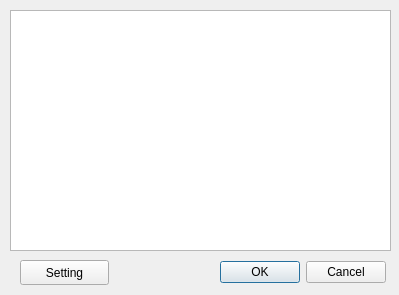
<?xml version="1.0" encoding="UTF-8"?>
<ui version="4.0">
 <class>StartDialog</class>
 <widget class="QWidget" name="StartDialog">
  <property name="geometry">
   <rect>
    <x>0</x>
    <y>0</y>
    <width>399</width>
    <height>295</height>
   </rect>
  </property>
  <property name="windowTitle">
   <string>Form</string>
  </property>
  <widget class="QPushButton" name="settingButton">
   <property name="geometry">
    <rect>
     <x>20</x>
     <y>260</y>
     <width>89</width>
     <height>25</height>
    </rect>
   </property>
   <property name="text">
    <string>Setting</string>
   </property>
  </widget>
  <widget class="QTextBrowser" name="introTextBrowser">
   <property name="geometry">
    <rect>
     <x>10</x>
     <y>10</y>
     <width>381</width>
     <height>241</height>
    </rect>
   </property>
  </widget>
  <widget class="QDialogButtonBox" name="buttonBox">
   <property name="geometry">
    <rect>
     <x>220</x>
     <y>260</y>
     <width>166</width>
     <height>25</height>
    </rect>
   </property>
   <property name="standardButtons">
    <set>QDialogButtonBox::Cancel|QDialogButtonBox::Ok</set>
   </property>
  </widget>
 </widget>
 <resources/>
 <connections>
  <connection>
   <sender>buttonBox</sender>
   <signal>accepted()</signal>
   <receiver>StartDialog</receiver>
   <slot>hide()</slot>
   <hints>
    <hint type="sourcelabel">
     <x>354</x>
     <y>276</y>
    </hint>
    <hint type="destinationlabel">
     <x>398</x>
     <y>165</y>
    </hint>
   </hints>
  </connection>
  <connection>
   <sender>buttonBox</sender>
   <signal>rejected()</signal>
   <receiver>StartDialog</receiver>
   <slot>close()</slot>
   <hints>
    <hint type="sourcelabel">
     <x>271</x>
     <y>274</y>
    </hint>
    <hint type="destinationlabel">
     <x>398</x>
     <y>125</y>
    </hint>
   </hints>
  </connection>
 </connections>
</ui>
